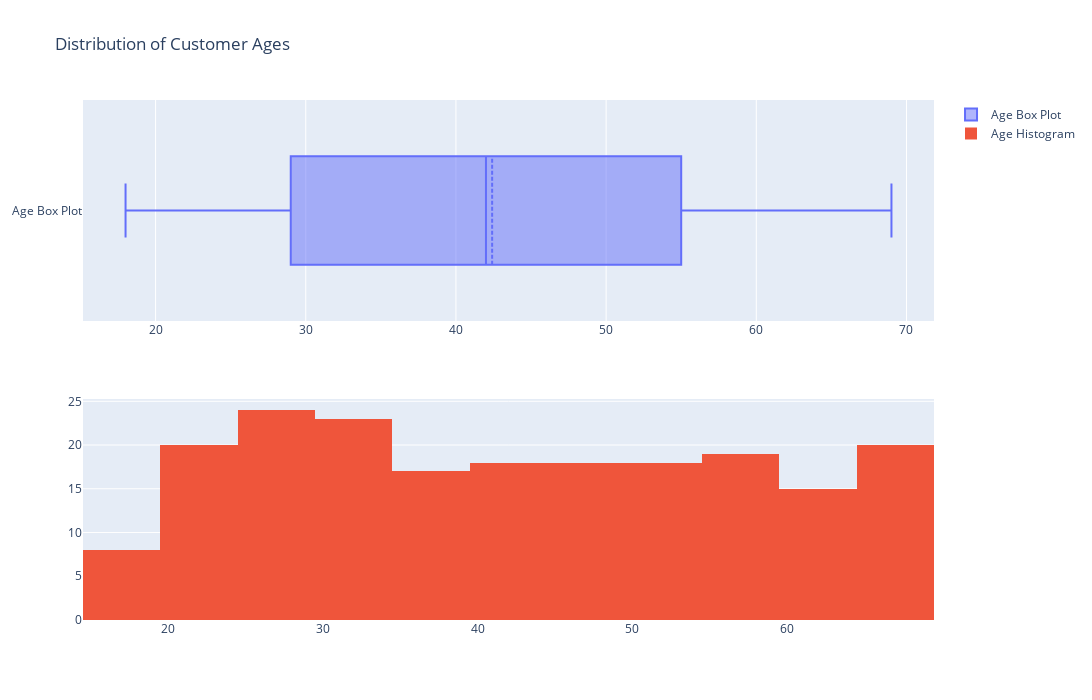

This figure's notebook cell:
### Markdown cell above
### Insights
 Churned customers have a more compressed distribution in spending

### Code cell
fig = make_subplots(rows=2, cols=1)

tr1=go.Box(x=df['Age'],name='Age Box Plot',boxmean=True)
tr2=go.Histogram(x=df['Age'],name='Age Histogram')

fig.add_trace(tr1,row=1,col=1)
fig.add_trace(tr2,row=2,col=1)

fig.update_layout(height=700, width=1200, title_text="Distribution of Customer Ages")
fig.show()

### Figure 1 — Plotly figure (JSON) as saved in the notebook; plotly's stock layout.template omitted (floating-point values rounded to 4 significant figures; data arrays with more than 128 entries replaced by an {"elided": "..."} marker saying what was removed)
{"data": [{"boxmean": true, "name": "Age Box Plot", "type": "box", "x": {"elided": "200 int values"}, "xaxis": "x", "yaxis": "y"}, {"name": "Age Histogram", "type": "histogram", "x": {"elided": "200 int values"}, "xaxis": "x2", "yaxis": "y2"}], "layout": {"height": 700, "title": {"text": "Distribution of Customer Ages"}, "width": 1200, "xaxis": {"anchor": "y", "domain": [0, 1]}, "xaxis2": {"anchor": "y2", "domain": [0, 1]}, "yaxis": {"anchor": "x", "domain": [0.575, 1]}, "yaxis2": {"anchor": "x2", "domain": [0, 0.425]}}}
